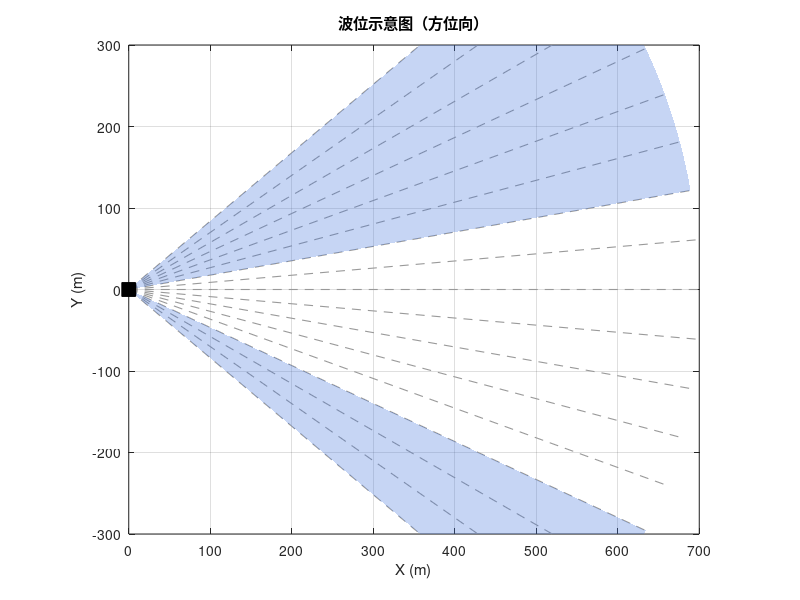
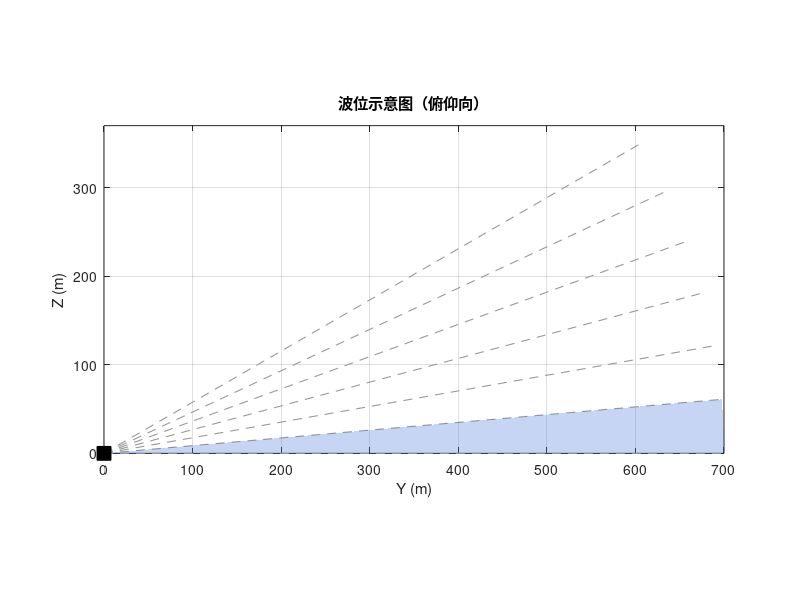

Reproduce these figures in MATLAB, in order.
%PLOT_POINT_TRACE_2D_EMPTY 波位示意图（方位向 + 俯仰向）：直接运行，展示波位排布。
% 作用：画出与 plot_figures.m 内 point_trace_2d 一致的坐标系底图（雷达原点、虚线射线、坐标轴），
%       不画目标点。全部波位画灰色虚线分割线；受静态杂波干扰而弃用的波位，
%       在其分割线上方叠半透明蓝色扇形区域（分割线仍可见）。
% 用法：直接运行本脚本（F5 / Run），无需传参。

% 0. 环境：把 src 加入路径（与批处理管线保持一致）
this_dir = fileparts(mfilename('fullpath'));
project_root = fileparts(this_dir);
addpath(project_root);
addpath(genpath(fullfile(project_root, 'src')));

% 1. 波位角（单位：°，与前端约定一致：正方位=右侧，正俯仰=向上）
%    全波位：方位 -40~40°（步进5°），俯仰 0~30°（步进5°）。
%    受静态杂波干扰而弃用：方位 ±25°~±40°，俯仰 0°~5°。
az_all     = -40:5:40;                   % 全部方位（分割线）
el_all     = 0:5:30;                     % 全部俯仰（分割线）
az_discard = {[-40 -10], [25 40]};       % 弃用方位范围（az）
el_discard = [0 5];                      % 弃用俯仰范围（el）

R = 700;                       % 射线/扇形半径（与底图一致，已拓展到 700m）
blue = [0.25 0.45 0.85];       % 弃用区域颜色（蓝）
alpha_discard = 0.3;           % 弃用区域透明度（0=全透明，1=不透明）

% ---- 图 1：方位向波位示意图（X-Y 地面投影） ----
figure('Position', [100, 100, 700, 700]);
hold on;

% 全部方位分割线（虚线，含弃用波位）
for b = 1:numel(az_all)
    th = -az_all(b);                        % 显示角（正方位=右侧 → Y负半轴）
    plot([0, R * cosd(th)], [0, R * sind(th)], ...
        '--', 'Color', [0.60 0.60 0.60], 'LineWidth', 0.8);
end

% 弃用区域：方位 ±25°~±40° 叠半透明蓝色扇形（分割线仍可见）
for i = 1:numel(az_discard)
    th  = -az_discard{i};
    ang = linspace(th(1), th(2), 60);
    fill([0, R * cosd(ang), 0], [0, R * sind(ang), 0], blue, ...
        'EdgeColor', 'none', 'FaceAlpha', alpha_discard);
end

% 雷达位置（原点）
plot(0, 0, 'ks', 'MarkerSize', 10, 'MarkerFaceColor', 'k');

hold off;
axis equal;
xlim([0, 700]);
ylim([-300, 300]);
xlabel('X (m)');
ylabel('Y (m)');
grid on;
box on;
title('波位示意图（方位向）', 'FontName', 'Microsoft YaHei');

% ---- 图 2：俯仰向波位示意图（Y-Z 剖面） ----
figure('Position', [850, 100, 700, 420]);
hold on;

% 全部俯仰分割线（虚线，含弃用波位）
for b = 1:numel(el_all)
    el = el_all(b);
    plot([0, R * cosd(el)], [0, R * sind(el)], ...
        '--', 'Color', [0.60 0.60 0.60], 'LineWidth', 0.8);
end

% 弃用区域：俯仰 0°~5° 叠半透明蓝色扇形
ang = linspace(el_discard(1), el_discard(2), 60);
fill([0, R * cosd(ang), 0], [0, R * sind(ang), 0], blue, ...
    'EdgeColor', 'none', 'FaceAlpha', alpha_discard);

% 雷达位置（原点）
plot(0, 0, 'ks', 'MarkerSize', 10, 'MarkerFaceColor', 'k');

hold off;
axis equal;
xlim([0, 700]);
% 俯仰均为向上，高度只取地面以上（正值）
hmax = R * sind(max(el_all)) + 20;
ylim([0, hmax]);
xlabel('Y (m)');
ylabel('Z (m)');
grid on;
box on;
title('波位示意图（俯仰向）', 'FontName', 'Microsoft YaHei');
